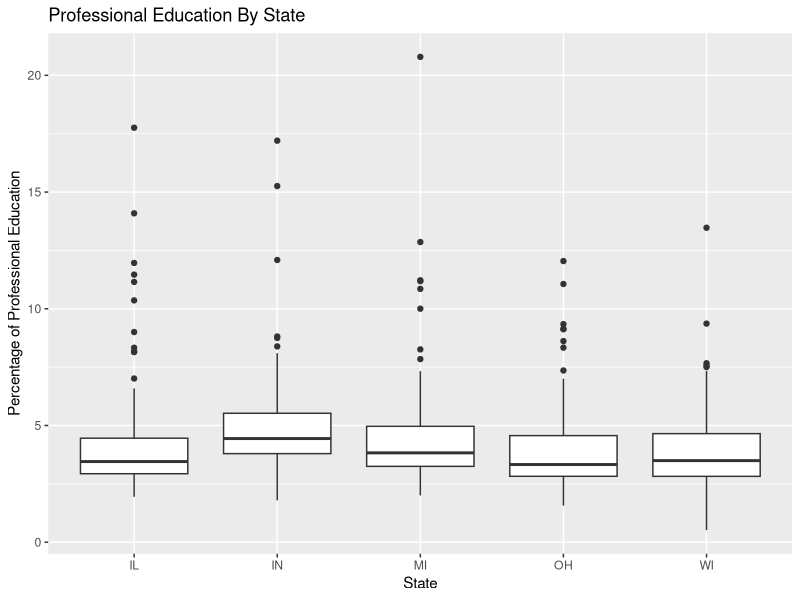
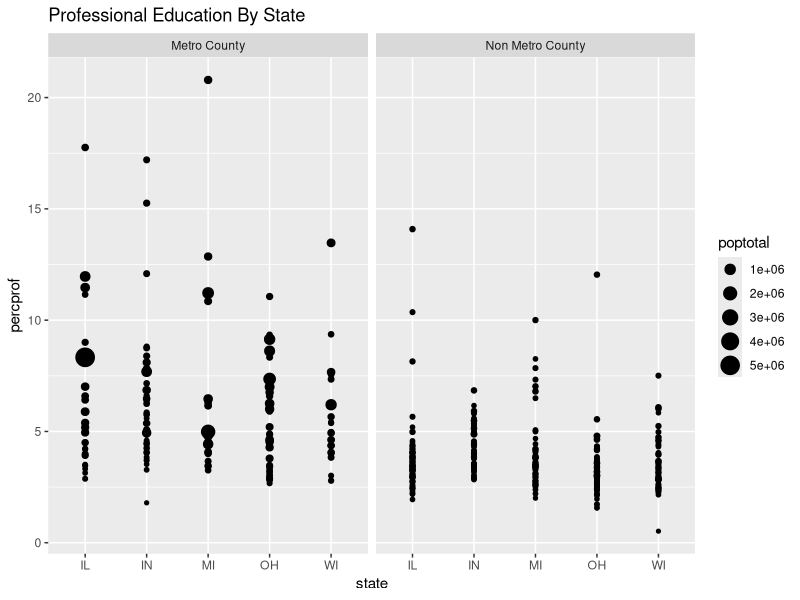
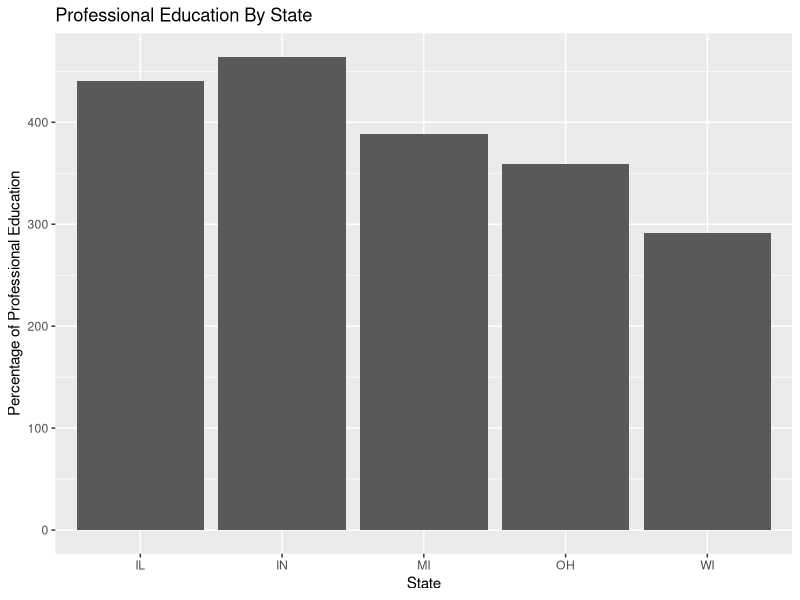
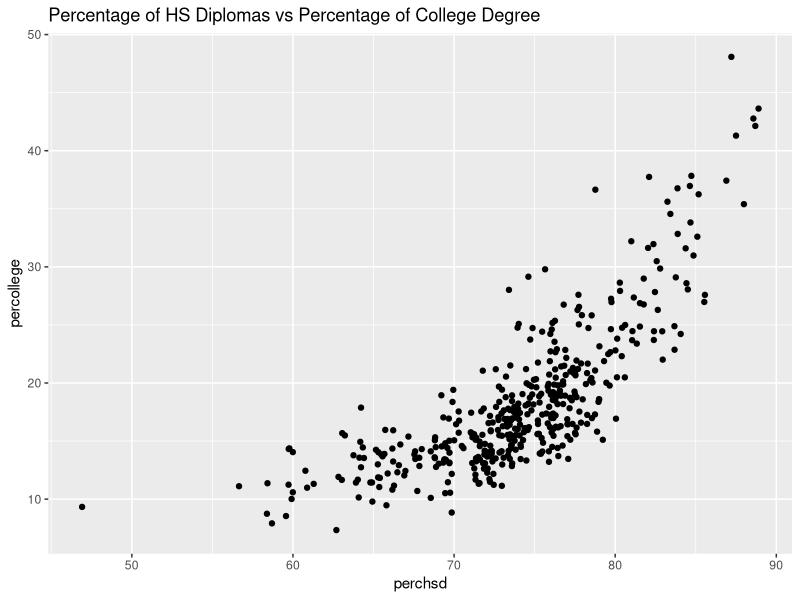
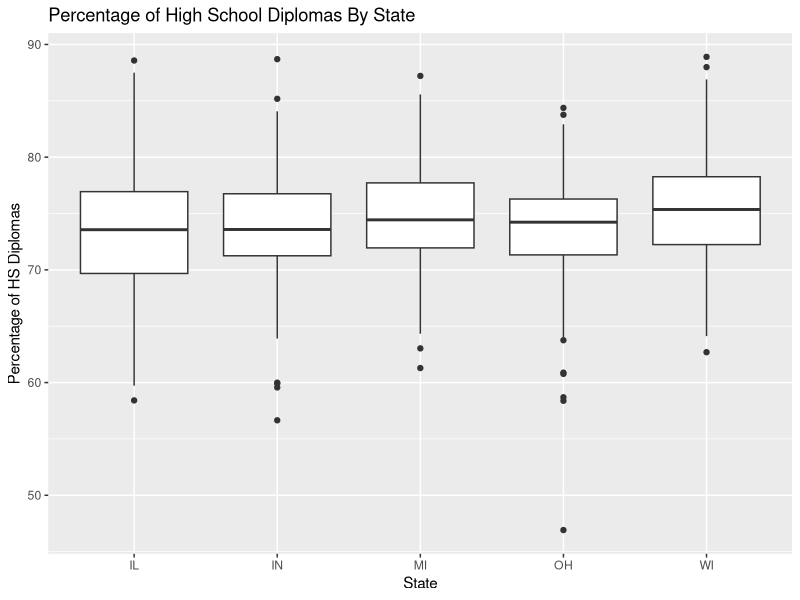
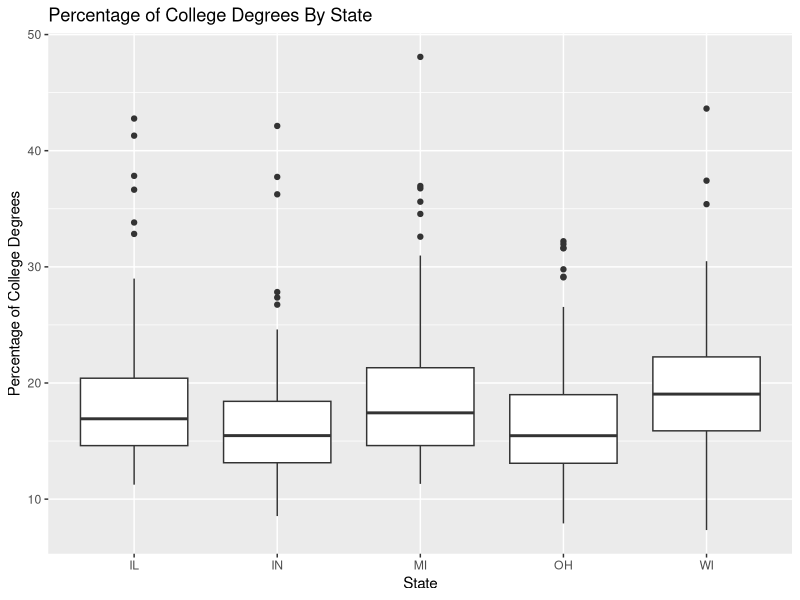
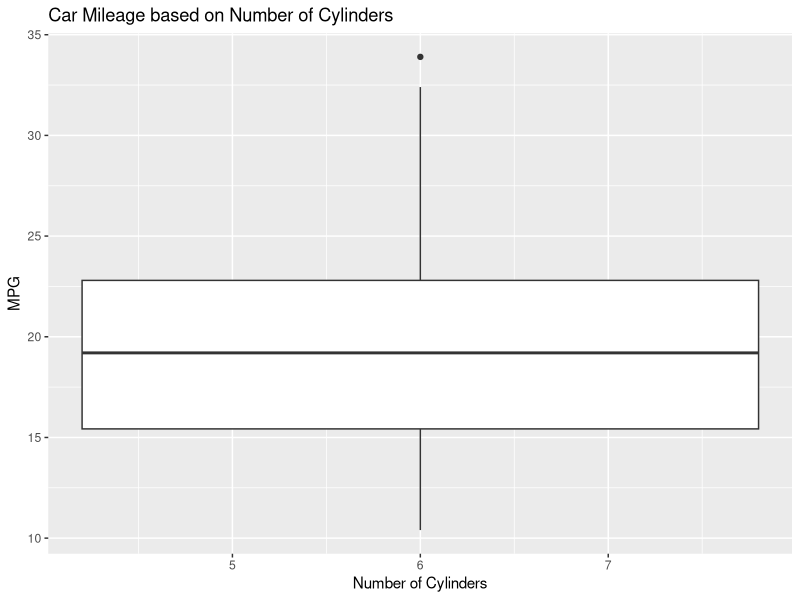
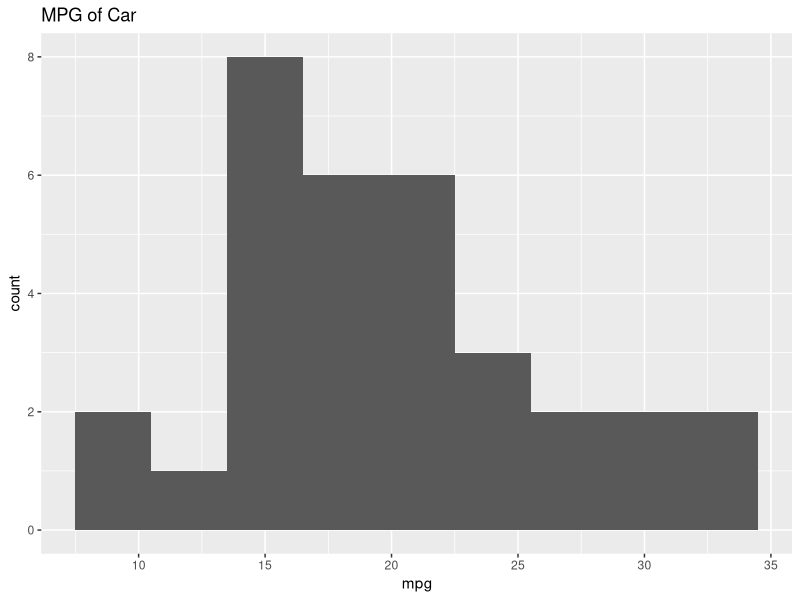

Generate these figures, in order, with R:
library(ggplot2)
data("midwest")
names(midwest)
summary(midwest$state == 'IL')


ggplot(midwest, aes(x = state, y = percprof)) + 
  geom_boxplot() + 
  ggtitle("Professional Education By State") + 
  xlab("State") + 
  ylab("Percentage of Professional Education")

midwest$nmf[midwest$inmetro == 0] = 'Non Metro County'
midwest$nmf[midwest$inmetro == 1] = 'Metro County'

qplot(x = state,
      y = percprof,
      facets = .~nmf,
      size = poptotal,
      data = midwest,
      main = "Professional Education By State")

ggplot(midwest, aes(x = state, y = percprof)) + 
  geom_bar(stat = "identity") + 
  ggtitle("Professional Education By State") + 
  xlab("State") + 
  ylab("Percentage of Professional Education")


#perchsd vs percollege
qplot(x = perchsd,
      y = percollege,
      data = midwest,
      main = "Percentage of HS Diplomas vs Percentage of College Degree")

#state vs perchsd
ggplot(midwest, aes(x = state, y = perchsd)) + 
  geom_boxplot() +
  ggtitle("Percentage of High School Diplomas By State") + 
  xlab("State") +
  ylab("Percentage of HS Diplomas")

#state vs percollege
ggplot(midwest, aes(x = state, y = percollege)) + 
  geom_boxplot() +
  ggtitle("Percentage of College Degrees By State") + 
  xlab("State") +
  ylab("Percentage of College Degrees")
mean(popblack~inmetro, data=midwest)
?mean()

il_subset <- midwest[midwest$state == "IL",]
in_subset <- midwest[midwest$state == "IN",]
mi_subset <- midwest[midwest$state == "MI",]
oh_subset <- midwest[midwest$state == "OH",]
wi_subset <- midwest[midwest$state == "WI",]

max(il_subset$percprof)
max(in_subset$percprof)
max(mi_subset$percprof)
max(oh_subset$percprof)
max(wi_subset$percprof)

summary(il_subset)

data("mtcars")


ggplot(mtcars, aes(x = cyl, y = mpg)) +
  ggtitle("Car Mileage based on Number of Cylinders") +
  geom_boxplot() +
  xlab("Number of Cylinders") + 
  ylab("MPG")

ggplot(mtcars, aes(mpg)) +
  ggtitle("MPG of Car") +
  geom_histogram(binwidth = 3)

plot(runif(10))
plot(runif(10000))

sizes <- c(10,100,1000,10000,100000)

postscript('n100000.ps')
plot(runif(100000))
dev.off()


n = c(2, 3, 5)
s = c("aa", "bb", "cc") 
b = c(TRUE, FALSE, TRUE)

N_Val = c(10,100,1000,10000,100000)
jpeg_size = c(11,18,58,90,17)
pdf_size = c(5,6,12,69,564)
png_size = c(3,4,11,22,4)
ps_size = c(7,9,31,251,2448)

Random_DF = data.frame(N_Val, jpeg_size, pdf_size, png_size, ps_size)
sized <- log10(Random_DF)

x  <- seq(-2, 2, 0.05)
y1 <- pnorm(x)
y2 <- pnorm(x, 1, 1)

plot(x,y1,type="l",col="red")
lines(x,y2,col="green")

p = seq(-2,2,length.out = 30)
q = p^2

qplot(p,q,geom = c("point","line"))

plot(sized$N_Val, sized$jpeg_size, type = "b", col = "red", xlab = "LOG10(N Value)", ylab = "LOG10(File Size(kb))")
lines(sized$N_Val, sized$pdf_size, type = "b", col = "blue")
lines(sized$N_Val, sized$png_size, type = "b", col = "green")
lines(sized$N_Val, sized$ps_size, type = "b", col = "orange")
legend("topleft", c("jpeg","pdf","png","ps"), col = c("red","blue","green","orange"), lty = c(1,1,1,1))





data("diamonds")
help("diamonds")

ggplot(diamonds, aes(price)) + geom_histogram()

ggplot(diamonds, aes(x = color, y = carat)) +
  ggtitle("Carat vs Color") + 
  geom_boxplot() +
  xlab("Color") +
  ylab("Carat")

ggplot(diamonds, aes(x = color, y = price)) +
  ggtitle("Price vs Color") + 
  geom_boxplot() +
  xlab("Color") +
  ylab("Price")

ggplot(diamonds, aes(x = carat, y = price)) +
  ggtitle("Carat vs Price") + 
  geom_point() +
  xlab("Carat") +
  ylab("Price")




il_subset <- midwest[midwest$state == "IL",]
in_subset <- midwest[midwest$state == "IN",]
mi_subset <- midwest[midwest$state == "MI",]
oh_subset <- midwest[midwest$state == "OH",]
wi_subset <- midwest[midwest$state == "WI",]

il_subset$tot_prof_ed = (il_subset$poptotal * il_subset$percprof ) / 100
in_subset$tot_prof_ed = (in_subset$poptotal * in_subset$percprof ) / 100
mi_subset$tot_prof_ed = (mi_subset$poptotal * mi_subset$percprof ) / 100
oh_subset$tot_prof_ed = (oh_subset$poptotal * oh_subset$percprof ) / 100
wi_subset$tot_prof_ed = (wi_subset$poptotal * wi_subset$percprof ) / 100

il_prof_ed_rate = sum(il_subset$tot_prof_ed)/sum(il_subset$poptotal)
in_prof_ed_rate = sum(in_subset$tot_prof_ed)/sum(in_subset$poptotal)
mi_prof_ed_rate = sum(mi_subset$tot_prof_ed)/sum(mi_subset$poptotal)
oh_prof_ed_rate = sum(oh_subset$tot_prof_ed)/sum(oh_subset$poptotal)
wi_prof_ed_rate = sum(wi_subset$tot_prof_ed)/sum(wi_subset$poptotal)

state <- c("IL","IN","MI","OH","WI")
edurate <- c(il_prof_ed_rate, in_prof_ed_rate, mi_prof_ed_rate, oh_prof_ed_rate, wi_prof_ed_rate)
high_low <- data.frame(state, edurate)
high_low$edurate <- 100 * high_low$edurate
high_low
